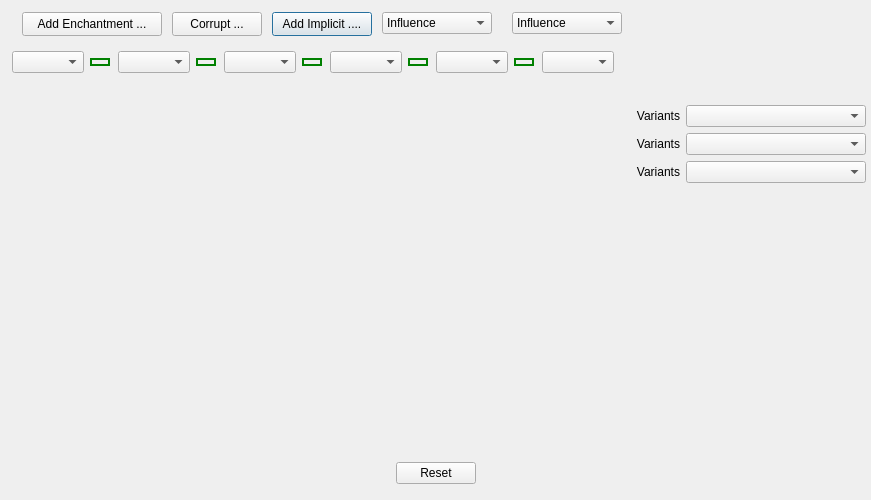
<?xml version="1.0" encoding="UTF-8"?>
<ui version="4.0">
 <class>CraftItems</class>
 <widget class="QDialog" name="CraftItems">
  <property name="geometry">
   <rect>
    <x>0</x>
    <y>0</y>
    <width>871</width>
    <height>500</height>
   </rect>
  </property>
  <property name="windowTitle">
   <string>Dialog</string>
  </property>
  <layout class="QVBoxLayout" name="vlayout_Dialog">
   <property name="spacing">
    <number>0</number>
   </property>
   <property name="leftMargin">
    <number>2</number>
   </property>
   <property name="topMargin">
    <number>2</number>
   </property>
   <property name="rightMargin">
    <number>2</number>
   </property>
   <property name="bottomMargin">
    <number>2</number>
   </property>
   <item>
    <widget class="QFrame" name="frame_Controls">
     <property name="minimumSize">
      <size>
       <width>650</width>
       <height>100</height>
      </size>
     </property>
     <property name="maximumSize">
      <size>
       <width>16777215</width>
       <height>100</height>
      </size>
     </property>
     <property name="frameShape">
      <enum>QFrame::NoFrame</enum>
     </property>
     <property name="frameShadow">
      <enum>QFrame::Raised</enum>
     </property>
     <widget class="QWidget" name="Controls" native="true">
      <property name="geometry">
       <rect>
        <x>10</x>
        <y>40</y>
        <width>620</width>
        <height>40</height>
       </rect>
      </property>
      <property name="minimumSize">
       <size>
        <width>620</width>
        <height>0</height>
       </size>
      </property>
      <layout class="QHBoxLayout" name="horizontalLayout">
       <item>
        <widget class="QComboBox" name="combo_Socket1"/>
       </item>
       <item>
        <widget class="QCheckBox" name="check_Connector2">
         <property name="sizePolicy">
          <sizepolicy hsizetype="Fixed" vsizetype="Fixed">
           <horstretch>0</horstretch>
           <verstretch>0</verstretch>
          </sizepolicy>
         </property>
         <property name="minimumSize">
          <size>
           <width>22</width>
           <height>0</height>
          </size>
         </property>
         <property name="maximumSize">
          <size>
           <width>24</width>
           <height>16</height>
          </size>
         </property>
         <property name="toolTip">
          <string>Click to (dis)connect these sockets</string>
         </property>
         <property name="styleSheet">
          <string notr="true">QCheckBox::indicator:unchecked {
border : 2px solid red;
width : 4px;
height : 16px;
padding : 5px;
}

QCheckBox::indicator:checked {
border : 2px solid green;
width : 16px;
height : 4px;
}

QCheckBox::indicator:indeterminate {
width : 10px;
height : 10px;
image : url(&quot;:/Art/Icons/cross.png&quot;)
}</string>
         </property>
         <property name="text">
          <string/>
         </property>
         <property name="checked">
          <bool>true</bool>
         </property>
        </widget>
       </item>
       <item>
        <widget class="QComboBox" name="combo_Socket2"/>
       </item>
       <item>
        <widget class="QCheckBox" name="check_Connector3">
         <property name="minimumSize">
          <size>
           <width>22</width>
           <height>0</height>
          </size>
         </property>
         <property name="maximumSize">
          <size>
           <width>24</width>
           <height>16</height>
          </size>
         </property>
         <property name="toolTip">
          <string>Click to (dis)connect these sockets</string>
         </property>
         <property name="styleSheet">
          <string notr="true">QCheckBox::indicator:unchecked {
border : 2px solid red;
width : 4px;
height : 16px;
padding : 5px;
}

QCheckBox::indicator:checked {
border : 2px solid green;
width : 16px;
height : 4px;
}

QCheckBox::indicator:indeterminate {
width : 10px;
height : 10px;
image : url(&quot;:/Art/Icons/cross.png&quot;)
}</string>
         </property>
         <property name="text">
          <string/>
         </property>
         <property name="checked">
          <bool>true</bool>
         </property>
        </widget>
       </item>
       <item>
        <widget class="QComboBox" name="combo_Socket3"/>
       </item>
       <item>
        <widget class="QCheckBox" name="check_Connector4">
         <property name="minimumSize">
          <size>
           <width>22</width>
           <height>0</height>
          </size>
         </property>
         <property name="maximumSize">
          <size>
           <width>24</width>
           <height>16</height>
          </size>
         </property>
         <property name="toolTip">
          <string>Click to (dis)connect these sockets</string>
         </property>
         <property name="styleSheet">
          <string notr="true">QCheckBox::indicator:unchecked {
border : 2px solid red;
width : 4px;
height : 16px;
padding : 5px;
}

QCheckBox::indicator:checked {
border : 2px solid green;
width : 16px;
height : 4px;
}

QCheckBox::indicator:indeterminate {
width : 10px;
height : 10px;
image : url(&quot;:/Art/Icons/cross.png&quot;)
}</string>
         </property>
         <property name="text">
          <string/>
         </property>
         <property name="checked">
          <bool>true</bool>
         </property>
        </widget>
       </item>
       <item>
        <widget class="QComboBox" name="combo_Socket4"/>
       </item>
       <item>
        <widget class="QCheckBox" name="check_Connector5">
         <property name="minimumSize">
          <size>
           <width>22</width>
           <height>0</height>
          </size>
         </property>
         <property name="maximumSize">
          <size>
           <width>24</width>
           <height>16</height>
          </size>
         </property>
         <property name="toolTip">
          <string>Click to (dis)connect these sockets</string>
         </property>
         <property name="styleSheet">
          <string notr="true">QCheckBox::indicator:unchecked {
border : 2px solid red;
width : 4px;
height : 16px;
padding : 5px;
}

QCheckBox::indicator:checked {
border : 2px solid green;
width : 16px;
height : 4px;
}

QCheckBox::indicator:indeterminate {
width : 10px;
height : 10px;
image : url(&quot;:/Art/Icons/cross.png&quot;)
}</string>
         </property>
         <property name="text">
          <string/>
         </property>
         <property name="checked">
          <bool>true</bool>
         </property>
        </widget>
       </item>
       <item>
        <widget class="QComboBox" name="combo_Socket5"/>
       </item>
       <item>
        <widget class="QCheckBox" name="check_Connector6">
         <property name="minimumSize">
          <size>
           <width>22</width>
           <height>0</height>
          </size>
         </property>
         <property name="maximumSize">
          <size>
           <width>24</width>
           <height>16</height>
          </size>
         </property>
         <property name="toolTip">
          <string>Click to (dis)connect these sockets</string>
         </property>
         <property name="styleSheet">
          <string notr="true">QCheckBox::indicator:unchecked {
border : 2px solid red;
width : 4px;
height : 16px;
padding : 5px;
}

QCheckBox::indicator:checked {
border : 2px solid green;
width : 16px;
height : 4px;
}

QCheckBox::indicator:indeterminate {
width : 10px;
height : 10px;
image : url(&quot;:/Art/Icons/cross.png&quot;)
}</string>
         </property>
         <property name="text">
          <string/>
         </property>
         <property name="checked">
          <bool>true</bool>
         </property>
        </widget>
       </item>
       <item>
        <widget class="QComboBox" name="combo_Socket6"/>
       </item>
       <item>
        <spacer name="hspacer_sockets">
         <property name="orientation">
          <enum>Qt::Horizontal</enum>
         </property>
         <property name="sizeHint" stdset="0">
          <size>
           <width>40</width>
           <height>20</height>
          </size>
         </property>
        </spacer>
       </item>
      </layout>
     </widget>
     <widget class="QComboBox" name="combo_Influence2">
      <property name="geometry">
       <rect>
        <x>510</x>
        <y>10</y>
        <width>110</width>
        <height>22</height>
       </rect>
      </property>
      <item>
       <property name="text">
        <string>Influence</string>
       </property>
      </item>
      <item>
       <property name="text">
        <string>Shaper</string>
       </property>
      </item>
      <item>
       <property name="text">
        <string>Elder</string>
       </property>
      </item>
      <item>
       <property name="text">
        <string>Warlord</string>
       </property>
      </item>
      <item>
       <property name="text">
        <string>Hunter</string>
       </property>
      </item>
      <item>
       <property name="text">
        <string>Crusader</string>
       </property>
      </item>
      <item>
       <property name="text">
        <string>Redeemer</string>
       </property>
      </item>
      <item>
       <property name="text">
        <string>Searing Exarch</string>
       </property>
      </item>
      <item>
       <property name="text">
        <string>Eater of Worlds</string>
       </property>
      </item>
     </widget>
     <widget class="QPushButton" name="btn_Implicit">
      <property name="geometry">
       <rect>
        <x>270</x>
        <y>10</y>
        <width>100</width>
        <height>24</height>
       </rect>
      </property>
      <property name="text">
       <string>Add Implicit ....</string>
      </property>
     </widget>
     <widget class="QPushButton" name="btn_Corrupt">
      <property name="geometry">
       <rect>
        <x>170</x>
        <y>10</y>
        <width>90</width>
        <height>24</height>
       </rect>
      </property>
      <property name="text">
       <string>Corrupt ...</string>
      </property>
     </widget>
     <widget class="QPushButton" name="btn_Enchantment">
      <property name="geometry">
       <rect>
        <x>20</x>
        <y>10</y>
        <width>140</width>
        <height>24</height>
       </rect>
      </property>
      <property name="text">
       <string>Add Enchantment ...</string>
      </property>
     </widget>
     <widget class="QComboBox" name="combo_Influence1">
      <property name="geometry">
       <rect>
        <x>380</x>
        <y>10</y>
        <width>110</width>
        <height>22</height>
       </rect>
      </property>
      <item>
       <property name="text">
        <string>Influence</string>
       </property>
      </item>
      <item>
       <property name="text">
        <string>Shaper</string>
       </property>
      </item>
      <item>
       <property name="text">
        <string>Elder</string>
       </property>
      </item>
      <item>
       <property name="text">
        <string>Warlord</string>
       </property>
      </item>
      <item>
       <property name="text">
        <string>Hunter</string>
       </property>
      </item>
      <item>
       <property name="text">
        <string>Crusader</string>
       </property>
      </item>
      <item>
       <property name="text">
        <string>Redeemer</string>
       </property>
      </item>
      <item>
       <property name="text">
        <string>Searing Exarch</string>
       </property>
      </item>
      <item>
       <property name="text">
        <string>Eater of Worlds</string>
       </property>
      </item>
     </widget>
    </widget>
   </item>
   <item>
    <widget class="QFrame" name="frame_Item">
     <property name="frameShape">
      <enum>QFrame::NoFrame</enum>
     </property>
     <property name="frameShadow">
      <enum>QFrame::Raised</enum>
     </property>
     <layout class="QHBoxLayout" name="horizontalLayout_2" stretch="4,3">
      <property name="spacing">
       <number>3</number>
      </property>
      <property name="leftMargin">
       <number>3</number>
      </property>
      <property name="topMargin">
       <number>3</number>
      </property>
      <property name="rightMargin">
       <number>3</number>
      </property>
      <property name="bottomMargin">
       <number>3</number>
      </property>
      <item>
       <widget class="QLabel" name="label_Item">
        <property name="sizePolicy">
         <sizepolicy hsizetype="MinimumExpanding" vsizetype="Preferred">
          <horstretch>0</horstretch>
          <verstretch>0</verstretch>
         </sizepolicy>
        </property>
        <property name="minimumSize">
         <size>
          <width>426</width>
          <height>310</height>
         </size>
        </property>
        <property name="frameShape">
         <enum>QFrame::NoFrame</enum>
        </property>
        <property name="text">
         <string/>
        </property>
        <property name="alignment">
         <set>Qt::AlignLeading|Qt::AlignLeft|Qt::AlignTop</set>
        </property>
        <property name="wordWrap">
         <bool>true</bool>
        </property>
       </widget>
      </item>
      <item>
       <widget class="QWidget" name="widget_Right" native="true">
        <layout class="QVBoxLayout" name="verticalLayout">
         <property name="leftMargin">
          <number>2</number>
         </property>
         <property name="topMargin">
          <number>0</number>
         </property>
         <property name="rightMargin">
          <number>0</number>
         </property>
         <property name="bottomMargin">
          <number>0</number>
         </property>
         <item>
          <layout class="QHBoxLayout" name="horizontalLayout_3">
           <item>
            <widget class="QLabel" name="label_Variants">
             <property name="layoutDirection">
              <enum>Qt::LeftToRight</enum>
             </property>
             <property name="text">
              <string>Variants</string>
             </property>
             <property name="alignment">
              <set>Qt::AlignRight|Qt::AlignTrailing|Qt::AlignVCenter</set>
             </property>
            </widget>
           </item>
           <item>
            <widget class="QComboBox" name="combo_Variants"/>
           </item>
          </layout>
         </item>
         <item>
          <layout class="QHBoxLayout" name="horizontalLayout_4">
           <item>
            <widget class="QLabel" name="label_2">
             <property name="layoutDirection">
              <enum>Qt::LeftToRight</enum>
             </property>
             <property name="text">
              <string>Variants</string>
             </property>
             <property name="alignment">
              <set>Qt::AlignRight|Qt::AlignTrailing|Qt::AlignVCenter</set>
             </property>
            </widget>
           </item>
           <item>
            <widget class="QComboBox" name="combo_Mod1_2"/>
           </item>
          </layout>
         </item>
         <item>
          <layout class="QHBoxLayout" name="horizontalLayout_5">
           <item>
            <widget class="QLabel" name="label_3">
             <property name="layoutDirection">
              <enum>Qt::LeftToRight</enum>
             </property>
             <property name="text">
              <string>Variants</string>
             </property>
             <property name="alignment">
              <set>Qt::AlignRight|Qt::AlignTrailing|Qt::AlignVCenter</set>
             </property>
            </widget>
           </item>
           <item>
            <widget class="QComboBox" name="combo_Mod1_3"/>
           </item>
          </layout>
         </item>
         <item>
          <spacer name="verticalSpacer">
           <property name="orientation">
            <enum>Qt::Vertical</enum>
           </property>
           <property name="sizeHint" stdset="0">
            <size>
             <width>20</width>
             <height>257</height>
            </size>
           </property>
          </spacer>
         </item>
        </layout>
       </widget>
      </item>
     </layout>
    </widget>
   </item>
   <item>
    <widget class="QDialogButtonBox" name="btnBox">
     <property name="orientation">
      <enum>Qt::Horizontal</enum>
     </property>
     <property name="standardButtons">
      <set>QDialogButtonBox::Reset</set>
     </property>
     <property name="centerButtons">
      <bool>true</bool>
     </property>
    </widget>
   </item>
   <item>
    <widget class="QLabel" name="label_StatusBar">
     <property name="maximumSize">
      <size>
       <width>16777215</width>
       <height>24</height>
      </size>
     </property>
    </widget>
   </item>
  </layout>
 </widget>
 <resources/>
 <connections>
  <connection>
   <sender>btnBox</sender>
   <signal>accepted()</signal>
   <receiver>CraftItems</receiver>
   <slot>accept()</slot>
   <hints>
    <hint type="sourcelabel">
     <x>248</x>
     <y>254</y>
    </hint>
    <hint type="destinationlabel">
     <x>157</x>
     <y>274</y>
    </hint>
   </hints>
  </connection>
  <connection>
   <sender>btnBox</sender>
   <signal>rejected()</signal>
   <receiver>CraftItems</receiver>
   <slot>reject()</slot>
   <hints>
    <hint type="sourcelabel">
     <x>316</x>
     <y>260</y>
    </hint>
    <hint type="destinationlabel">
     <x>286</x>
     <y>274</y>
    </hint>
   </hints>
  </connection>
 </connections>
</ui>
